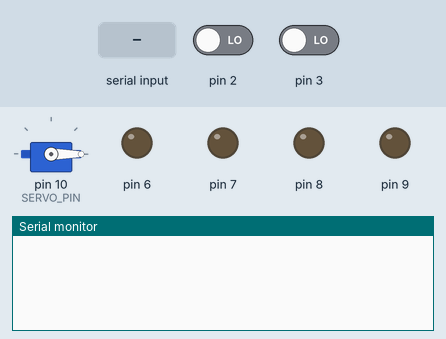
Bench run of a sketch on a simulated Arduino Uno, built with avr-gcc and run on an emulated ATmega328P. Parts: servo, output pins drawn as LEDs (lit = HIGH), the last lines printed to the serial monitor. The inputs (shaded band) are chosen by the test bench; at power-on: pin 2 LOW, pin 3 LOW.

Above: at 2.2 s.
2.3 s: "VL" received over Serial
At 3.2 s:
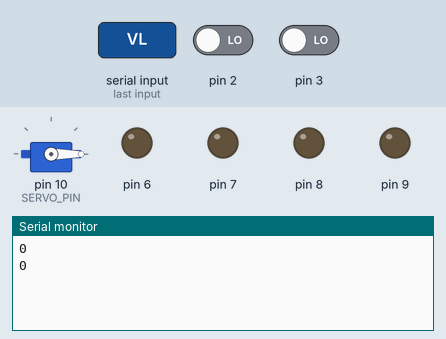
3.8 s: "REV" received over Serial
At 4.4 s:
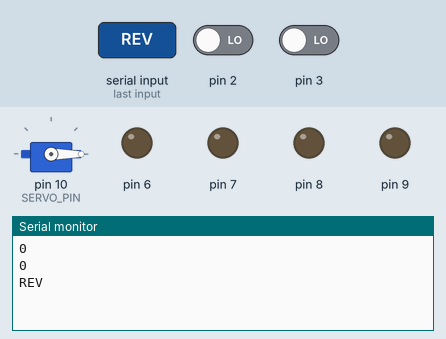

Measured:
- after the input at 2.3 s, the serial monitor: prints a new line at once (image 1)
- after the input at 3.8 s, the serial monitor: prints a new line at once (image 2)

The sketch:

Cam_line_follower_v3.ino
```cpp
#include "Servo.h"

// Motor Driver used: TA6586

class motor{

  String ID;
  int IN_1_PIN;
  int IN_2_PIN;
  int ENC_A_PIN;
  int ENC_B_PIN;
  int counter;
  int PWM_LIM;
  int counts_per_rotation;

  public:
  motor(String ID, int IN_1_PIN, int IN_2_PIN, int ENC_A_PIN, int ENC_B_PIN, int counts_per_rotation = 420){

    // IN_1_PIN must be the PWM pin

    this->ID = ID;
    this->IN_1_PIN = IN_1_PIN;
    this->IN_2_PIN = IN_2_PIN;
    this->ENC_A_PIN = ENC_A_PIN;
    this->ENC_B_PIN = ENC_B_PIN;
    this->counter = 0;
    this->PWM_LIM = 100;
    this->counts_per_rotation = counts_per_rotation;

    pinMode(this->ENC_A_PIN, INPUT);
    pinMode(this->ENC_B_PIN, INPUT);
    pinMode(this->IN_1_PIN, OUTPUT);
    pinMode(this->IN_2_PIN, OUTPUT);
  }

  int get_ENC_A_PIN(){
    return this->ENC_A_PIN;
  }

  void read_Encoder(){
    if(digitalRead(this->ENC_B_PIN) > 0){
      counter++;
    }
    else{
      counter--;
    }
//    Serial.print(ID+": ");
//    Serial.println(counter);
  }

  void drive(int PWM){
    /*
    PWM>0 ==> Counter-clockwise rotation
    */
    PWM = min(PWM, PWM_LIM);
    PWM = max(PWM, -PWM_LIM);

    if(PWM>0){
      digitalWrite(IN_2_PIN, 1);
      digitalWrite(IN_1_PIN, 0);
    }
    else if(PWM<0){
      digitalWrite(IN_1_PIN, 1);
      digitalWrite(IN_2_PIN, 0);
    }
    else{
      digitalWrite(IN_1_PIN, 0);
      digitalWrite(IN_2_PIN, 0);
    }

  }

  void controlAnglePID(float targetAngle, float kp, float ki, float kd) {
    long target_count = targetAngle * (this->counts_per_rotation / 360.0); // Convert target angle to ticks
    long error = target_count - this->counter;
    static float integral = 0;
    static float prevError = 0;

    // Proportional term
    float P = kp * error;

    // Integral term
    integral += ki * error;

    // Derivative term
    float derivative = kd * (error - prevError);

    // PID control signal
    long controlSignal = P + integral + derivative;

    Serial.println("P: "+String((int)(P))+" I: "+String((int)(integral))+" D: "+String((int)(derivative)));

    // Update motor speed
    if(controlSignal>0)
    controlSignal = max(40,controlSignal);
    else if(controlSignal<0)
    controlSignal = min(-40,controlSignal);

    this->drive(controlSignal);

//    Serial.println(controlSignal);

    // Save current error for next iteration
    prevError = error;
  }


};

// String ID, int IN_1_PIN, int IN_2_PIN, int ENC_A_PIN, int ENC_B_PIN
motor left("LEFT", 6, 7, 2, 4);
motor right("RIGHT", 9, 8, 3, 5);
Servo servo;
int SERVO_PIN = 10;
int SPRAY_DOWN_ANGLE = 100;
int SPRAY_UP_ANGLE = 0;

void read_Helper_Left(){
  left.read_Encoder();
}
void read_Helper_Right(){
  right.read_Encoder();
}


void forward(int PWM = 50){
  left.drive(PWM);
  right.drive(-PWM);
}
void backward(int PWM = 50){
  left.drive(-PWM);
  right.drive(PWM);
}
void turn_right(int PWM = 50){
  left.drive(PWM);
  right.drive(PWM);
}
void turn_left(int PWM = 50){
  left.drive(-PWM);
  right.drive(-PWM);
}
void stop_motor(){
  left.drive(0);
  right.drive(0);
}

void spray_down(){
  servo.write(SPRAY_DOWN_ANGLE);
}

void spray_up(){
  servo.write(SPRAY_UP_ANGLE);
}

void setup() {
  Serial.begin(2000000);
  Serial.setTimeout(2);

  attachInterrupt(digitalPinToInterrupt(left.get_ENC_A_PIN()), read_Helper_Left, RISING);
  attachInterrupt(digitalPinToInterrupt(right.get_ENC_A_PIN()), read_Helper_Right, RISING);
//  right.drive(60);
//  while(!Serial.available());
  delay(1000);
//  right.drive(0);
  servo.attach(SERVO_PIN);
  servo.write(SPRAY_UP_ANGLE);

}
void loop() {
//  forward();
//  return;
  while(!Serial.available());
  String input = Serial.readString();
  if(input.indexOf("VL")!=-1){
  //  Serial.println(input);
    int leftPWM = input.substring(input.indexOf("VL")+2, input.indexOf("VR")).toInt();
    int rightPWM = input.substring(input.indexOf("VR")+2, input.length()).toInt();
    Serial.println(leftPWM);
    Serial.println(rightPWM);
    if(abs(leftPWM)<40)
    leftPWM = 40*constrain(leftPWM,-1,1);
    left.drive(leftPWM);
    if(abs(rightPWM)<40)
    rightPWM = 40*constrain(rightPWM,-1,1);
    right.drive(rightPWM);
  }
  else if(input.indexOf("REV")!=-1){
    int turn_vel = input.substring(input.indexOf("REV")+3, input.length()).toInt();
    turn_right(turn_vel);
    Serial.println(input);
  }
  else if(input.indexOf("MAN")!=-1){
    int op = input.substring(input.indexOf("MAN")+3, input.length()).toInt();
    Serial.println(op);
    switch(op){
      case 5: {
        stop_motor();
        break;
      }
      case 2: {
        backward();
        break;
      }
      case 8: {
        forward();
        break;
      }
      case 4: {
        turn_left();
        break;
      }
      case 6: {
        turn_right();
        break;
      }
      case 3: {
        spray_down();
        break;
      }
      case 9: {
        spray_up();
        break;
      }
    }

  }

//    delay(2000);
//    stop_motor();

//  left.controlAnglePID(180, 0.5, 0.00001, 0.1); // Example usage: control left motor to reach 90 degrees
//  right.controlAnglePID(180, 0.5, 0.00001, 0.1);
}
```
